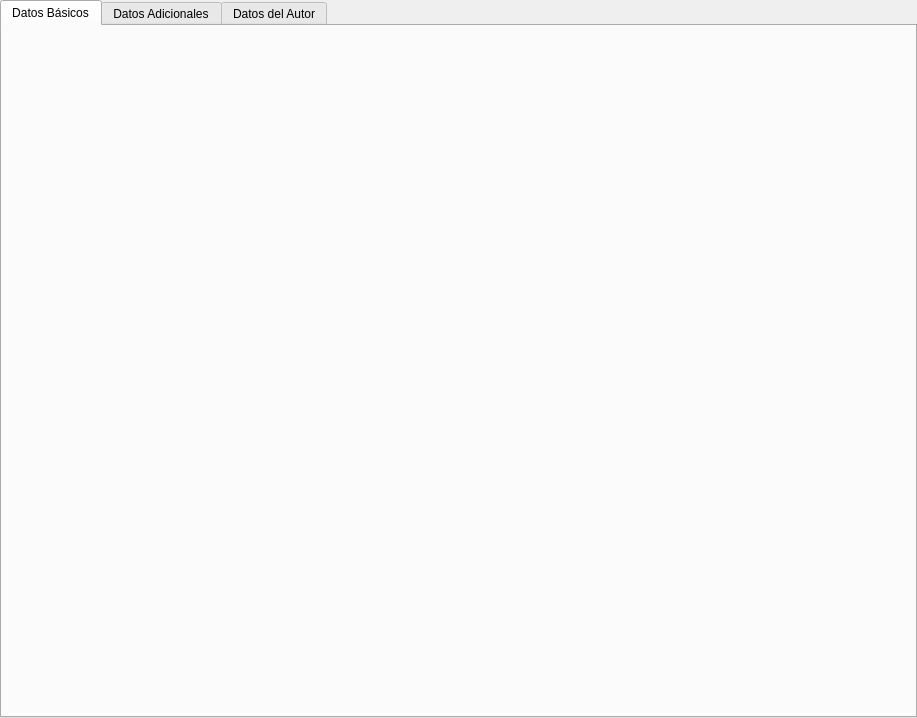
<?xml version="1.0" encoding="UTF-8"?>
<ui version="4.0">
 <class>MetadataTabManager</class>
 <widget class="QWidget" name="MetadataTabManager">
  <property name="geometry">
   <rect>
    <x>0</x>
    <y>0</y>
    <width>917</width>
    <height>718</height>
   </rect>
  </property>
  <property name="windowTitle">
   <string>Form</string>
  </property>
  <layout class="QHBoxLayout" name="horizontalLayout">
   <property name="margin">
    <number>0</number>
   </property>
   <item>
    <widget class="QTabWidget" name="metadataTabManager">
     <property name="currentIndex">
      <number>0</number>
     </property>
     <property name="documentMode">
      <bool>false</bool>
     </property>
     <widget class="BasicMetadata" name="basicMetadata">
      <attribute name="title">
       <string>Datos Básicos</string>
      </attribute>
     </widget>
     <widget class="AdditionalMetadata" name="additionalMetadata">
      <attribute name="title">
       <string>Datos Adicionales</string>
      </attribute>
     </widget>
     <widget class="AuthorMetadata" name="authorMetadata">
      <attribute name="title">
       <string>Datos del Autor</string>
      </attribute>
     </widget>
    </widget>
   </item>
  </layout>
 </widget>
 <customwidgets>
  <customwidget>
   <class>BasicMetadata</class>
   <extends>QWidget</extends>
   <header>gui.metadata_tabs</header>
   <container>1</container>
  </customwidget>
  <customwidget>
   <class>AdditionalMetadata</class>
   <extends>QWidget</extends>
   <header>gui.metadata_tabs</header>
   <container>1</container>
  </customwidget>
  <customwidget>
   <class>AuthorMetadata</class>
   <extends>QWidget</extends>
   <header>gui.metadata_tabs</header>
   <container>1</container>
  </customwidget>
 </customwidgets>
 <resources/>
 <connections/>
</ui>
